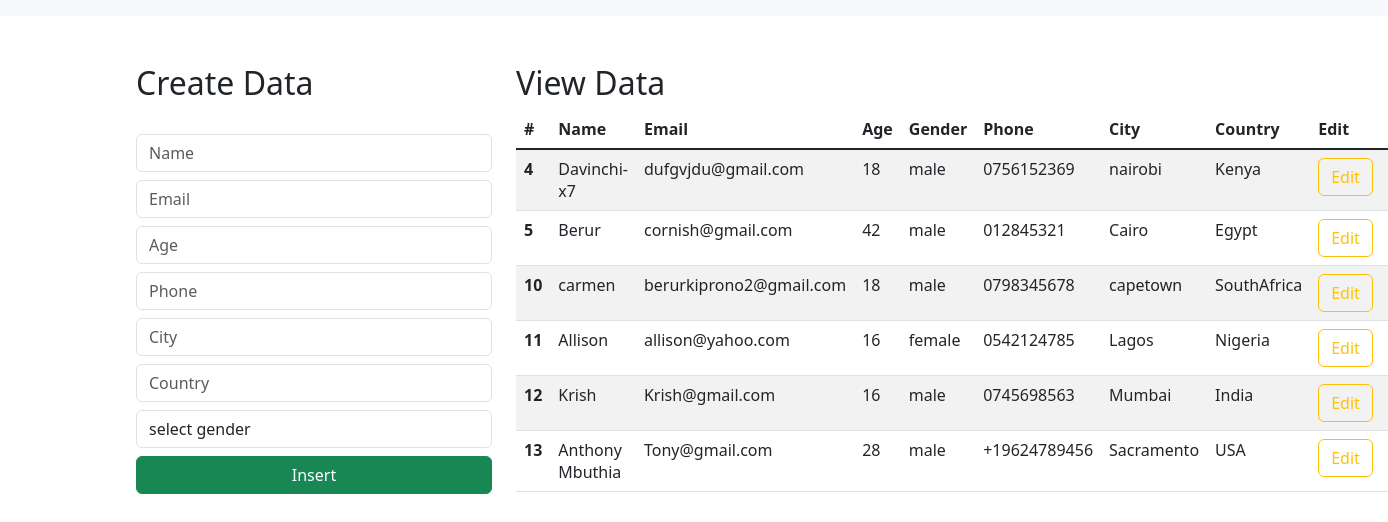
The page / on the database its author committed.
### djangoreg/models.py (models this page shows)
class Student(models.Model):
    name = models.CharField(max_length=50, blank=True, null=False)
    email = models.EmailField(max_length=50, blank=True, null=False)
    age = models.IntegerField(blank=True, null=False)
    gender = models.CharField(max_length=50, blank=True, null=False)
    phone = models.CharField(max_length=10, blank=True, null=False)
    city = models.CharField(max_length=50, blank=True, null=False)
    country = models.CharField(max_length=50, blank=True, null=False)

### djangoreg/views.py (the view)
# urls.py: path('', views.index_page, name='index'),
def index_page(request):
    data = Student.objects.all()
    context = {'data': data}
    return render(request, 'index.html', context)

### templates/index.html (shortened to what this page needs)
<html lang="en">
    <link href="https://cdn.jsdelivr.net/npm/bootstrap@5.3.0-alpha1/dist/css/bootstrap.min.css" rel="stylesheet">
  <head>
  </head>
  <body>
    <nav class="navbar navbar-expand-lg bg-body-tertiary">
      </nav>
      <div class="container mt-5">
        <div class="row">
            <div class="col-md-4">
                <h2>Create Data</h2>
                <br>
                <form action="/insert" method="post">
                    <div class="form-group">
                        <input type="text" class="form-control" placeholder="Name" name="name" required>
                    </div>
                    <div class="form-group">
                        <input type="email" class="form-control  mt-2" placeholder="Email" name="email" required>
                    </div>
                    <div class="form-group">
                        <input type="number" class="form-control  mt-2" placeholder="Age" name="age" required>
                    </div>
                    <div class="form-group">
                        <input type="number" class="form-control  mt-2" placeholder="Phone" name="phone" required>
                    </div>
                    <div class="form-group">
                        <input type="text" class="form-control  mt-2" placeholder="City" name="city" required>
                    </div>
                    <div class="form-group">
                        <input type="text" class="form-control  mt-2" placeholder="Country" name="country" required>
                    </div>
                    <div class="form-group mt-2">
                        <select id="gender" name="gender" class="form-control" required>
                            <option selected>select gender</option>
                        </select>
                    </div>
                    <div class="d-grid gap-2">
                        <button class="btn btn-success mt-2" type="submit">Insert</button>
                    </div>
                </form>
            </div>
            <div class="col-md-8">
                <h2>View Data</h2>
                <table class="table table-striped table-hover">
                    <thead>
                      <tr>
                        <th scope="col">#</th>
                        <th scope="col">Name</th>
                        <th scope="col">Email</th>
                        <th scope="col">Age</th>
                        <th scope="col">Gender</th>
                        <th scope="col">Phone</th>
                        <th scope="col">City</th>
                        <th scope="col">Country</th>
                        <th scope="col">Edit</th>
                        <th scope="col">Delete</th>
                      </tr>
                    </thead>
                    <tbody class="table-group-divider">
                    {% for d in data %}
                      <tr>
                        <th scope="row">{{d.id}}</th>
                        <td>{{d.name}}</td>
                        <td>{{d.email}}</td>
                        <td>{{d.age}}</td>
                        <td>{{d.gender}}</td>
                        <td>{{d.phone}}</td>
                        <td>{{d.city}}</td>
                        <td>{{d.country}}</td>
                        <td><a href="/update/{{d.id}}" type="button" class="btn btn-outline-warning">Edit</a></td>
                        <td><a href="/delete/{{d.id}}" type="button" class="btn btn-outline-danger">Delete</a></td>
                      </tr>
                    {% endfor %}
                    </tbody>
                  </table>
            </div>
        </div>
      </div>
  </body>
</html>

### rows shown on the page
Student: id "4", name "Davinchi-x7", email "dufgvjdu@gmail.com", age "18", gender "male", phone "0756152369", city "nairobi", country "Kenya"
Student: id "5", name "Berur", email "cornish@gmail.com", age "42", gender "male", phone "012845321", city "Cairo", country "Egypt"
Student: id "10", name "carmen", email "berurkiprono2@gmail.com", age "18", gender "male", phone "0798345678", city "capetown", country "SouthAfrica"
Student: id "11", name "Allison", email "allison@yahoo.com", age "16", gender "female", phone "0542124785", city "Lagos", country "Nigeria"
Student: id "12", name "Krish", email "Krish@gmail.com", age "16", gender "male", phone "0745698563", city "Mumbai", country "India"
Student: id "13", name "Anthony Mbuthia", email "Tony@gmail.com", age "28", gender "male", phone "+19624789456", city "Sacramento", country "USA"
